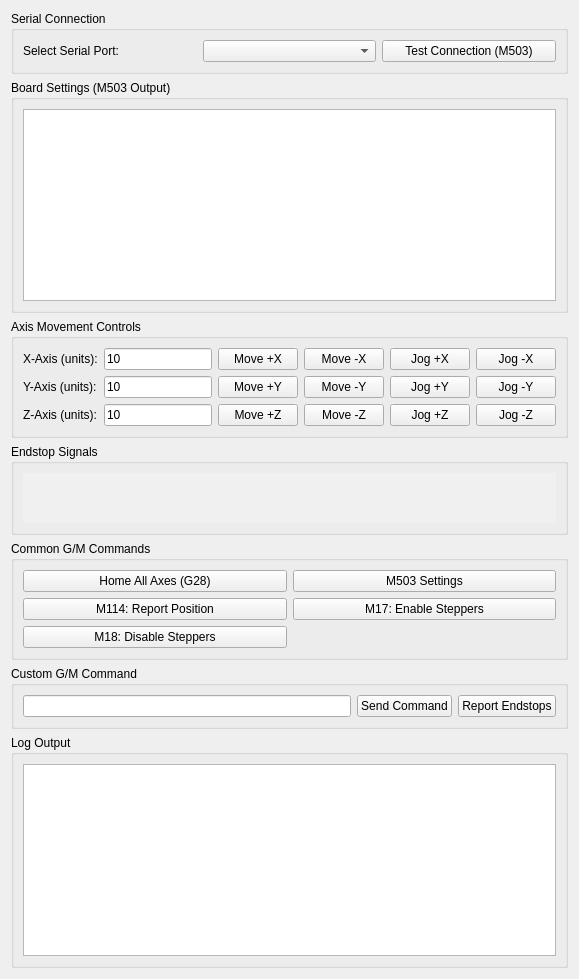
      <widget class="QWidget" name="hardwareControlPage">
       <layout class="QVBoxLayout" name="hardwareLayout">
        <!-- Serial Connection Group -->
        <item>
         <widget class="QGroupBox" name="groupSerial">
          <property name="title">
           <string>Serial Connection</string>
          </property>
          <layout class="QHBoxLayout" name="layoutSerial">
           <item>
            <widget class="QLabel" name="labelSerial">
             <property name="text">
              <string>Select Serial Port:</string>
             </property>
            </widget>
           </item>
           <item>
            <widget class="QComboBox" name="comboSerialPort">
             <!-- Populate via code -->
            </widget>
           </item>
           <item>
            <widget class="QPushButton" name="btnTestConnection">
             <property name="text">
              <string>Test Connection (M503)</string>
             </property>
            </widget>
           </item>
          </layout>
         </widget>
        </item>
        <!-- Board Settings Display Group -->
        <item>
         <widget class="QGroupBox" name="groupBoardSettings">
          <property name="title">
           <string>Board Settings (M503 Output)</string>
          </property>
          <layout class="QVBoxLayout" name="layoutBoardSettings">
           <item>
            <widget class="QTextEdit" name="textBoardSettings"/>
           </item>
          </layout>
         </widget>
        </item>
        <!-- Axis Movement Controls Group -->
        <item>
         <widget class="QGroupBox" name="groupAxisControls">
          <property name="title">
           <string>Axis Movement Controls</string>
          </property>
          <layout class="QGridLayout" name="layoutAxisControls">
           <!-- Axis X -->
           <item row="0" column="0">
            <widget class="QLabel" name="labelAxisX">
             <property name="text">
              <string>X-Axis (units):</string>
             </property>
            </widget>
           </item>
           <item row="0" column="1">
            <widget class="QLineEdit" name="entryAxisX">
             <property name="text">
              <string>10</string>
             </property>
            </widget>
           </item>
           <item row="0" column="2">
            <widget class="QPushButton" name="btnMoveXPos">
             <property name="text">
              <string>Move +X</string>
             </property>
            </widget>
           </item>
           <item row="0" column="3">
            <widget class="QPushButton" name="btnMoveXNeg">
             <property name="text">
              <string>Move -X</string>
             </property>
            </widget>
           </item>
           <item row="0" column="4">
            <widget class="QPushButton" name="btnJogXPos">
             <property name="text">
              <string>Jog +X</string>
             </property>
            </widget>
           </item>
           <item row="0" column="5">
            <widget class="QPushButton" name="btnJogXNeg">
             <property name="text">
              <string>Jog -X</string>
             </property>
            </widget>
           </item>
           <!-- Axis Y -->
           <item row="1" column="0">
            <widget class="QLabel" name="labelAxisY">
             <property name="text">
              <string>Y-Axis (units):</string>
             </property>
            </widget>
           </item>
           <item row="1" column="1">
            <widget class="QLineEdit" name="entryAxisY">
             <property name="text">
              <string>10</string>
             </property>
            </widget>
           </item>
           <item row="1" column="2">
            <widget class="QPushButton" name="btnMoveYPos">
             <property name="text">
              <string>Move +Y</string>
             </property>
            </widget>
           </item>
           <item row="1" column="3">
            <widget class="QPushButton" name="btnMoveYNeg">
             <property name="text">
              <string>Move -Y</string>
             </property>
            </widget>
           </item>
           <item row="1" column="4">
            <widget class="QPushButton" name="btnJogYPos">
             <property name="text">
              <string>Jog +Y</string>
             </property>
            </widget>
           </item>
           <item row="1" column="5">
            <widget class="QPushButton" name="btnJogYNeg">
             <property name="text">
              <string>Jog -Y</string>
             </property>
            </widget>
           </item>
           <!-- Axis Z -->
           <item row="2" column="0">
            <widget class="QLabel" name="labelAxisZ">
             <property name="text">
              <string>Z-Axis (units):</string>
             </property>
            </widget>
           </item>
           <item row="2" column="1">
            <widget class="QLineEdit" name="entryAxisZ">
             <property name="text">
              <string>10</string>
             </property>
            </widget>
           </item>
           <item row="2" column="2">
            <widget class="QPushButton" name="btnMoveZPos">
             <property name="text">
              <string>Move +Z</string>
             </property>
            </widget>
           </item>
           <item row="2" column="3">
            <widget class="QPushButton" name="btnMoveZNeg">
             <property name="text">
              <string>Move -Z</string>
             </property>
            </widget>
           </item>
           <item row="2" column="4">
            <widget class="QPushButton" name="btnJogZPos">
             <property name="text">
              <string>Jog +Z</string>
             </property>
            </widget>
           </item>
           <item row="2" column="5">
            <widget class="QPushButton" name="btnJogZNeg">
             <property name="text">
              <string>Jog -Z</string>
             </property>
            </widget>
           </item>
          </layout>
         </widget>
        </item>
        <!-- Endstop Signals Group -->
        <item>
         <widget class="QGroupBox" name="groupEndstops">
          <property name="title">
           <string>Endstop Signals</string>
          </property>
          <layout class="QHBoxLayout" name="layoutEndstops">
           <item>
            <widget class="QFrame" name="frameEndstops">
             <property name="minimumSize">
              <size>
               <width>200</width>
               <height>50</height>
              </size>
             </property>
             <property name="styleSheet">
              <string notr="true">background-color: #f0f0f0;</string>
             </property>
            </widget>
           </item>
          </layout>
         </widget>
        </item>
        <!-- Common G/M Commands Group -->
        <item>
         <widget class="QGroupBox" name="groupCommonCommands">
          <property name="title">
           <string>Common G/M Commands</string>
          </property>
          <layout class="QGridLayout" name="layoutCommonCommands">
           <item row="0" column="0">
            <widget class="QPushButton" name="btnHomeAxes">
             <property name="text">
              <string>Home All Axes (G28)</string>
             </property>
            </widget>
           </item>
           <item row="0" column="1">
            <widget class="QPushButton" name="btnM503">
             <property name="text">
              <string>M503 Settings</string>
             </property>
            </widget>
           </item>
           <item row="1" column="0">
            <widget class="QPushButton" name="btnM114">
             <property name="text">
              <string>M114: Report Position</string>
             </property>
            </widget>
           </item>
           <item row="1" column="1">
            <widget class="QPushButton" name="btnM17">
             <property name="text">
              <string>M17: Enable Steppers</string>
             </property>
            </widget>
           </item>
           <item row="2" column="0">
            <widget class="QPushButton" name="btnM18">
             <property name="text">
              <string>M18: Disable Steppers</string>
             </property>
            </widget>
           </item>
          </layout>
         </widget>
        </item>
        <!-- Custom Command Group -->
        <item>
         <widget class="QGroupBox" name="groupCustomCommand">
          <property name="title">
           <string>Custom G/M Command</string>
          </property>
          <layout class="QHBoxLayout" name="layoutCustomCommand">
           <item>
            <widget class="QLineEdit" name="entryCustomCommand"/>
           </item>
           <item>
            <widget class="QPushButton" name="btnSendCustomCmd">
             <property name="text">
              <string>Send Command</string>
             </property>
            </widget>
           </item>
           <item>
            <widget class="QPushButton" name="btnReportEndstops">
             <property name="text">
              <string>Report Endstops</string>
             </property>
            </widget>
           </item>
          </layout>
         </widget>
        </item>
        <!-- Log Output Group -->
        <item>
         <widget class="QGroupBox" name="groupLog">
          <property name="title">
           <string>Log Output</string>
          </property>
          <layout class="QVBoxLayout" name="layoutLog">
           <item>
            <widget class="QTextEdit" name="textLog"/>
           </item>
          </layout>
         </widget>
        </item>
       </layout>
      </widget>
